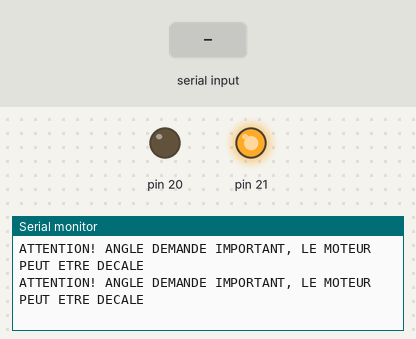
This sketch was run on a simulated Arduino Mega 2560, built with avr-gcc and run on an emulated ATmega2560. Shown: output pins drawn as LEDs (lit = HIGH), the last lines printed to the serial monitor. The test bench sets the inputs (shaded band).

Above: at 1.5 s.
1.6 s: "P" received over the second serial link
4.6 s: "S" received over the second serial link
At 7.51 s:
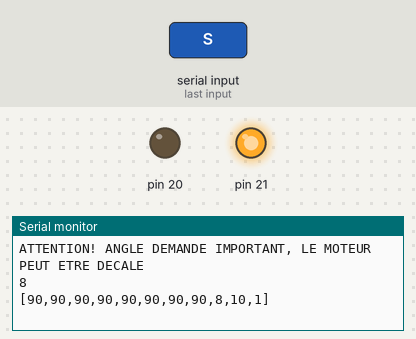
7.6 s: "0" received over the second serial link
At 16.55 s:
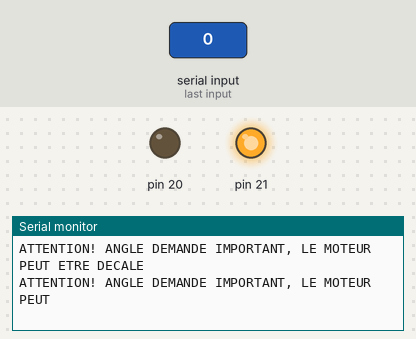
Timing chart, 0 to 16.6 s (numbered marks = the images above; inputs shaded):
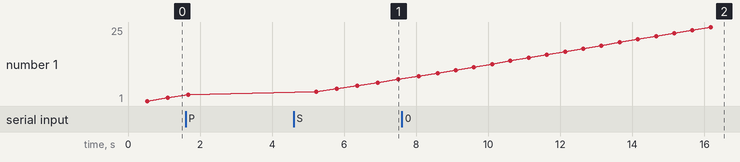

Measured:
- after the input at 4.6 s, the serial monitor: prints a new line after 0.62 s (image 1)
- after the input at 7.6 s, the serial monitor: prints a new line after 0.52 s (image 2)
- plotted number 1: 3 → 8 after the input at 4.6 s

The sketch:

moteurs3.ino
```cpp
#include <Servo.h>

Servo myservo1;
Servo myservo2;
Servo myservo3;
Servo myservo4;
Servo myservo5;
Servo myservo6;
Servo myservo7;
Servo myservo8;

bool monte = true;
int speed_exec = 10;
int t = 0;
int total_t = 0;
int t2 = 0;
int code_erreur = 0;
char message_bt = ' ';

void setup()
{
  Serial.begin(9600);
  pinMode(20, OUTPUT);
  pinMode(21, OUTPUT);
  digitalWrite(20, LOW);     // alimentation du capteur bluetooth sans fil supplémentaire
  digitalWrite(21, HIGH);    // (RX,TX,GND,VCC)->(TX:18,RX:19,GND:20,VCC:21)
  Serial1.begin(9600);       // pin 18(tx) et 19(rx) pour la liaison bluetooth
  attachbetter(myservo1, 2); // bras 1
  attachbetter(myservo2, 10);
  attachbetter(myservo3, 4); // bras2
  attachbetter(myservo4, 5);
  attachbetter(myservo5, 7); // jambe 1
  attachbetter(myservo6, 6);
  attachbetter(myservo7, 8); // jambe 2
  attachbetter(myservo8, 3);
}

void loop()
{
  if (monte)
  {
    t++;
    if (t >= 256)
    {
      t = 0;
    }
    positionservos(t);
    Serial.println(t);
  }
  else
  {
    if (total_t > 100 + t2) // pour n'afficher qu'une fois toutes les 100 ms
    {                       // pas nécessaire, juste pour les tests
      Serial.println("EN PAUSE");
      t2 = total_t;
    }
  }
  total_t += 15 - speed_exec; // vitesse min=0  -> boucle en 3840 ms   ~ 2.5 fois plus lent
  Serial1.println("[" + String(myservo1.read()) + "," + String(myservo2.read()) + "," + String(myservo3.read()) + "," + String(myservo4.read()) + "," + String(myservo5.read()) + "," + String(myservo6.read()) + "," + String(myservo7.read()) + "," + String(myservo8.read()) + "," + String(t) + "," + String(speed_exec) + "," + String(code_erreur) + "]");
  Serial.println("[" + String(myservo1.read()) + "," + String(myservo2.read()) + "," + String(myservo3.read()) + "," + String(myservo4.read()) + "," + String(myservo5.read()) + "," + String(myservo6.read()) + "," + String(myservo7.read()) + "," + String(myservo8.read()) + "," + String(t) + "," + String(speed_exec) + "," + String(code_erreur) + "]");
  code_erreur = 0;
  while (Serial1.available() >= 1)
  {
    message_bt = Serial1.read();
    switch (message_bt)
    {
    case 'P':
      monte = false;
      break;
    case 'S':
      monte = true;
      break;
    case '0':
      speed_exec = 0;
      Serial.println("Vitesse 0");
      break;
    case '1':
      speed_exec = 1;
      break;
    case '2':
      speed_exec = 2;
      break;
    case '3':
      speed_exec = 3;
      break;
    case '4':
      speed_exec = 4;
      break;
    case '5':
      speed_exec = 5;
      break;
    case '6':
      speed_exec = 6;
      break;
    case '7':
      speed_exec = 7;
      break;
    case '8':
      speed_exec = 8;
      break;
    case '9':
      speed_exec = 9;
      break;
    case 'T':
      while (Serial1.available())
      {
        Serial.println(Serial1.read()); // completement inutile
      }
      break;
    default:
      break;
    }
  }
}

void attachbetter(Servo servo, int pin)
{
  if (servo.attach(pin, 0, 180) == 0)
  {                                                      // ,0,180 sert à rien mais renforce la sécurité
    Serial.print("PROBLEME AVEC LE MOTEUR SUR LE PIN "); // renvoie 0 si le pin n'est pas valide (et connecté)
    Serial.println(pin);
    code_erreur = 20 + pin;
  }
}

void writebetter(Servo servo, int angle)
{
  int diff_angle = servo.read() - angle;
  if (diff_angle < -(15 - speed_exec) || diff_angle > 15 - speed_exec) // impossible avec les fonctions actuelles sans problème de moteurs, le max est 2.6 et la borne est 5 à vitesse max
  {
    Serial.println("ATTENTION! ANGLE DEMANDE IMPORTANT, LE MOTEUR PEUT ETRE DECALE");
    code_erreur = 1;
  }
  servo.write(angle);
}

void positionservos(int t)
{
  writebetter(myservo1, f1(t));
  writebetter(myservo2, toN(getPhi(myservo1, f2(t))));
  writebetter(myservo3, f1(t+64%255));
  writebetter(myservo4, 180 - toN(getPhi(myservo3, f2(t + 64 % 255))));
  writebetter(myservo5, 180 - f1(t+128%255));
  writebetter(myservo6, 180 - toN(getPhi(myservo5, f2(t + 128 % 255))));
  writebetter(myservo7, 180 - f1(t+192%255));
  writebetter(myservo8, toN(getPhi(myservo7, f2(t + 192 % 255))));
}

float f1(float x)
{
  if (x > 250)
  {
    return 30;
  }
  else if (x > 205)
  {
    return 807.5 - 3.11 * x;
  }
  else if (x > 200)
  {
    return 170;
  }
  else
  {
    return 30 + x * 0.7;
  }
}

float f2(float t)
{
  if (t > 200)
  {
    return 0;
  }
  else
  {
    return -1; // gros décalage mais tant pis
  }
}

float getPhi(Servo servo, float i)
// i position de l'arbre par rapport au bras. ex: -1 indique 1 centimètre d'écart, 2 indique que le robot est enfoncé de 2 centimètres dans l'arbre, utile pour enlever les clous de l'arbre
{
  return acos(((i - 8.5 * cos(toTheta(servo.read()))) / 16));
}

float toPhi(float a)
{
  return -map(a, 1.5, -3.14, 3.14, -1.5);
}

float toTheta(float n)
{
  return -map(n, 0, 180, -2.35, 2.35);
}

float toN(float a)
{
  return map(a, -2.35, 2.35, 0, 180);
}

// float ftout(t){
//   return map(t,0,255,1,180);
// }
```
